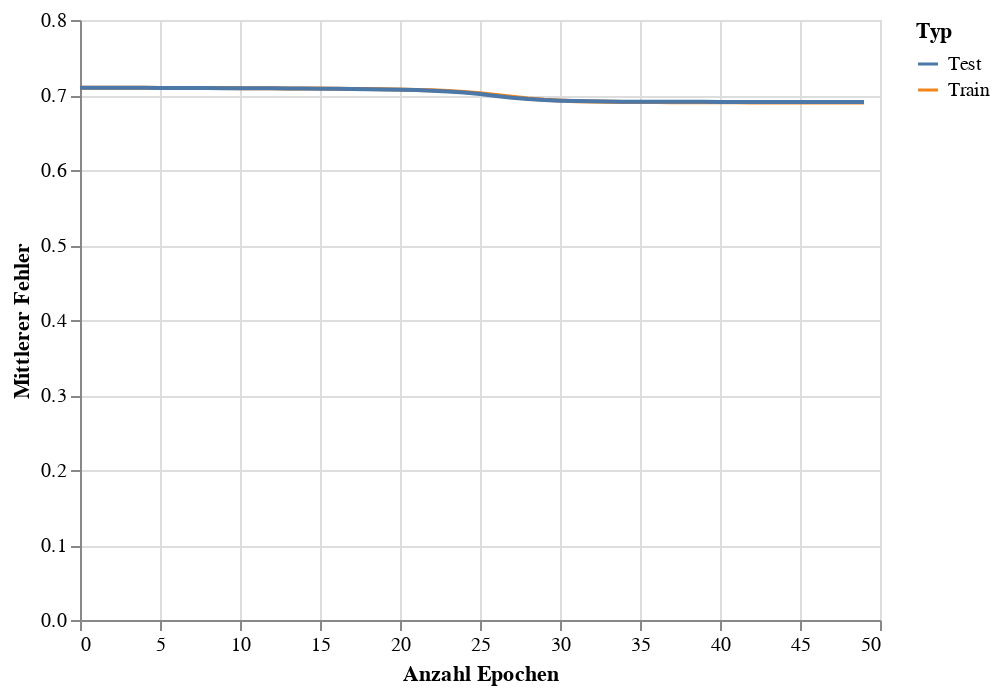

Notebook source saved alongside this figure:
### Code cell
train_eval_loss_chart = alt.Chart(loss_df).mark_line().encode(
    x = alt.X('Epoch', title='Anzahl Epochen'),
    y = alt.Y('Loss',title='Mittlerer Fehler'),
    color = alt.Color('Type',title='Typ')
)
train_eval_loss_chart

### Figure 1 — Vega-Lite specification as saved in the notebook (floating-point values rounded to 4 significant figures)
{"config": {"view": {"continuousWidth": 400, "continuousHeight": 300}}, "data": {"name": "data-1352425900087fea0d3d1fa6581729cb"}, "mark": "line", "encoding": {"color": {"field": "Type", "title": "Typ", "type": "nominal"}, "x": {"field": "Epoch", "title": "Anzahl Epochen", "type": "quantitative"}, "y": {"field": "Loss", "title": "Mittlerer Fehler", "type": "quantitative"}}, "$schema": "https://vega.github.io/schema/vega-lite/v4.17.0.json", "datasets": {"data-1352425900087fea0d3d1fa6581729cb": [{"Epoch": 0, "Loss": 0.7097, "Type": "Train"}, {"Epoch": 1, "Loss": 0.7097, "Type": "Train"}, {"Epoch": 2, "Loss": 0.7096, "Type": "Train"}, {"Epoch": 3, "Loss": 0.7096, "Type": "Train"}, {"Epoch": 4, "Loss": 0.7095, "Type": "Train"}, {"Epoch": 5, "Loss": 0.7095, "Type": "Train"}, {"Epoch": 6, "Loss": 0.7094, "Type": "Train"}, {"Epoch": 7, "Loss": 0.7093, "Type": "Train"}, {"Epoch": 8, "Loss": 0.7093, "Type": "Train"}, {"Epoch": 9, "Loss": 0.7092, "Type": "Train"}, {"Epoch": 10, "Loss": 0.7091, "Type": "Train"}, {"Epoch": 11, "Loss": 0.709, "Type": "Train"}, {"Epoch": 12, "Loss": 0.7089, "Type": "Train"}, {"Epoch": 13, "Loss": 0.7088, "Type": "Train"}, {"Epoch": 14, "Loss": 0.7087, "Type": "Train"}, {"Epoch": 15, "Loss": 0.7085, "Type": "Train"}, {"Epoch": 16, "Loss": 0.7084, "Type": "Train"}, {"Epoch": 17, "Loss": 0.7082, "Type": "Train"}, {"Epoch": 18, "Loss": 0.7079, "Type": "Train"}, {"Epoch": 19, "Loss": 0.7076, "Type": "Train"}, {"Epoch": 20, "Loss": 0.7073, "Type": "Train"}, {"Epoch": 21, "Loss": 0.7068, "Type": "Train"}, {"Epoch": 22, "Loss": 0.7062, "Type": "Train"}, {"Epoch": 23, "Loss": 0.7053, "Type": "Train"}, {"Epoch": 24, "Loss": 0.704, "Type": "Train"}, {"Epoch": 25, "Loss": 0.7023, "Type": "Train"}, {"Epoch": 26, "Loss": 0.7, "Type": "Train"}, {"Epoch": 27, "Loss": 0.6976, "Type": "Train"}, {"Epoch": 28, "Loss": 0.6954, "Type": "Train"}, {"Epoch": 29, "Loss": 0.6937, "Type": "Train"}, {"Epoch": 30, "Loss": 0.6925, "Type": "Train"}, {"Epoch": 31, "Loss": 0.6918, "Type": "Train"}, {"Epoch": 32, "Loss": 0.6913, "Type": "Train"}, {"Epoch": 33, "Loss": 0.691, "Type": "Train"}, {"Epoch": 34, "Loss": 0.6908, "Type": "Train"}, {"Epoch": 35, "Loss": 0.6906, "Type": "Train"}, {"Epoch": 36, "Loss": 0.6905, "Type": "Train"}, {"Epoch": 37, "Loss": 0.6904, "Type": "Train"}, {"Epoch": 38, "Loss": 0.6903, "Type": "Train"}, {"Epoch": 39, "Loss": 0.6903, "Type": "Train"}, {"Epoch": 40, "Loss": 0.6902, "Type": "Train"}, {"Epoch": 41, "Loss": 0.6902, "Type": "Train"}, {"Epoch": 42, "Loss": 0.6902, "Type": "Train"}, {"Epoch": 43, "Loss": 0.6901, "Type": "Train"}, {"Epoch": 44, "Loss": 0.6901, "Type": "Train"}, {"Epoch": 45, "Loss": 0.6901, "Type": "Train"}, {"Epoch": 46, "Loss": 0.6901, "Type": "Train"}, {"Epoch": 47, "Loss": 0.6901, "Type": "Train"}, {"Epoch": 48, "Loss": 0.6901, "Type": "Train"}, {"Epoch": 49, "Loss": 0.69, "Type": "Train"}, {"Epoch": 0, "Loss": 0.7097, "Type": "Test"}, {"Epoch": 1, "Loss": 0.7097, "Type": "Test"}, {"Epoch": 2, "Loss": 0.7096, "Type": "Test"}, {"Epoch": 3, "Loss": 0.7096, "Type": "Test"}, {"Epoch": 4, "Loss": 0.7095, "Type": "Test"}, {"Epoch": 5, "Loss": 0.7094, "Type": "Test"}, {"Epoch": 6, "Loss": 0.7094, "Type": "Test"}, {"Epoch": 7, "Loss": 0.7093, "Type": "Test"}, {"Epoch": 8, "Loss": 0.7092, "Type": "Test"}, {"Epoch": 9, "Loss": 0.7092, "Type": "Test"}, {"Epoch": 10, "Loss": 0.7091, "Type": "Test"}, {"Epoch": 11, "Loss": 0.709, "Type": "Test"}, {"Epoch": 12, "Loss": 0.7089, "Type": "Test"}, {"Epoch": 13, "Loss": 0.7088, "Type": "Test"}, {"Epoch": 14, "Loss": 0.7086, "Type": "Test"}, {"Epoch": 15, "Loss": 0.7085, "Type": "Test"}, {"Epoch": 16, "Loss": 0.7083, "Type": "Test"}, {"Epoch": 17, "Loss": 0.7081, "Type": "Test"}, {"Epoch": 18, "Loss": 0.7078, "Type": "Test"}, {"Epoch": 19, "Loss": 0.7075, "Type": "Test"}, {"Epoch": 20, "Loss": 0.7071, "Type": "Test"}, {"Epoch": 21, "Loss": 0.7065, "Type": "Test"}, {"Epoch": 22, "Loss": 0.7058, "Type": "Test"}, {"Epoch": 23, "Loss": 0.7047, "Type": "Test"}, {"Epoch": 24, "Loss": 0.7032, "Type": "Test"}, {"Epoch": 25, "Loss": 0.7012, "Type": "Test"}, {"Epoch": 26, "Loss": 0.6988, "Type": "Test"}, {"Epoch": 27, "Loss": 0.6964, "Type": "Test"}, {"Epoch": 28, "Loss": 0.6946, "Type": "Test"}, {"Epoch": 29, "Loss": 0.6933, "Type": "Test"}, {"Epoch": 30, "Loss": 0.6925, "Type": "Test"}, {"Epoch": 31, "Loss": 0.6919, "Type": "Test"}, {"Epoch": 32, "Loss": 0.6916, "Type": "Test"}, {"Epoch": 33, "Loss": 0.6913, "Type": "Test"}, {"Epoch": 34, "Loss": 0.6911, "Type": "Test"}, {"Epoch": 35, "Loss": 0.691, "Type": "Test"}, {"Epoch": 36, "Loss": 0.691, "Type": "Test"}, {"Epoch": 37, "Loss": 0.6909, "Type": "Test"}, {"Epoch": 38, "Loss": 0.6908, "Type": "Test"}, {"Epoch": 39, "Loss": 0.6908, "Type": "Test"}, {"Epoch": 40, "Loss": 0.6907, "Type": "Test"}, {"Epoch": 41, "Loss": 0.6908, "Type": "Test"}, {"Epoch": 42, "Loss": 0.6907, "Type": "Test"}, {"Epoch": 43, "Loss": 0.6907, "Type": "Test"}, {"Epoch": 44, "Loss": 0.6907, "Type": "Test"}, {"Epoch": 45, "Loss": 0.6906, "Type": "Test"}, {"Epoch": 46, "Loss": 0.6907, "Type": "Test"}, {"Epoch": 47, "Loss": 0.6906, "Type": "Test"}, {"Epoch": 48, "Loss": 0.6906, "Type": "Test"}, {"Epoch": 49, "Loss": 0.6905, "Type": "Test"}]}}
